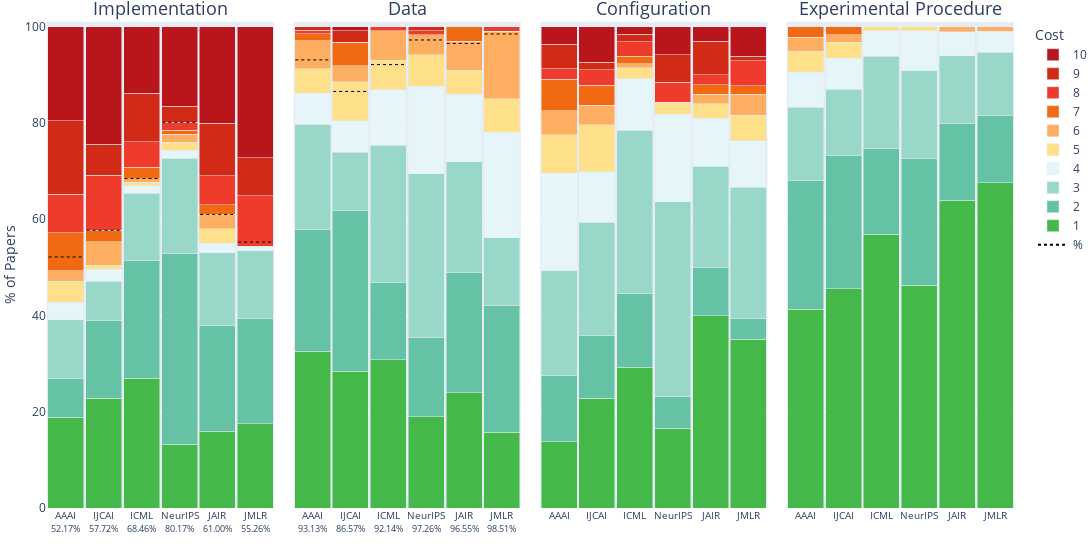

The notebook cell saved with this chart:
### Markdown cell above
## Plot the dimension per Venue

### Code cell
import pandas as pd
import plotly.express as px
import plotly.graph_objects as go

# Step 1: Melt DataFrame using your dimensions
melted_df = df.melt(
    id_vars='source',
    value_vars=dimensions,
    var_name='Dimension',
    value_name='Cost'
)

# Step 2: Count occurrences
counts = (
    melted_df
    .groupby(['Dimension', 'source', 'Cost'])
    .size()
    .reset_index(name='count')
)

# Step 3: Normalize per (Dimension, source)
counts['total'] = counts.groupby(['Dimension', 'source'])['count'].transform('sum')
counts['percentage'] = counts['count'] / counts['total'] * 100

# Step 4: Convert Cost to string for discrete coloring
counts['Cost_str'] = counts['Cost'].astype(str)

# Step 5: Custom color palette (green → red)
custom_colors = [
    "#45b84a", "#66c2a4", "#99d8c9", "#e5f5f9", "#fee08b",
    "#fdae61", "#f16913", "#ef3b2c", "#d12a17", "#b9161c",
]

# Step 6: Define orders
dimension_order = dimensions

# Step 7: Plot stacked normalized bar chart
fig = px.bar(
    counts,
    x='source',
    y='percentage',
    color='Cost_str',
    facet_col='Dimension',
    barmode='stack',
    color_discrete_sequence=custom_colors,
    category_orders={
        'source': source_order,
        'Cost_str': [str(i) for i in range(1, 11)],
        'Dimension': dimension_order
    },
    #title="Normalized Cost Distribution per Venue and Dimension"
    title=None,
)

# Step 9: Add dashed target lines for vars
implementation_rate = [df[df["source"] == source]["implementation_url"].mean() * 100 for source in source_order]
public_data_rate = [df[df["source"] == source]["public_data_fraction"].mean() * 100 for source in source_order]
# Alternative public data rate: The percentage of papers using atleast one or more public datasets?
#public_data_rate = [(df[df["source"] == source]["public_data_fraction"] > 0 ).mean() * 100 for source in source_order]

target_lines = pd.DataFrame({
    'source': source_order,
    'Implementation': implementation_rate,  # Replace with your actual target %
    'Data': public_data_rate,
})

# Melt to long form
target_long = target_lines.melt(
    id_vars='source',
    var_name='Dimension',
    value_name='target'
)

# Map Dimension to subplot index
facet_to_axis = {dim: i + 1 for i, dim in enumerate(dimension_order)}
source_pos = {label: i for i, label in enumerate(source_order)}
bargap = 0.01  # match your chart layout

# Add dashed line traces
first_line = True
for _, row in target_long.iterrows():
    dim = row['Dimension']
    if dim not in ['Implementation', 'Data']:
        continue

    facet_num = facet_to_axis[dim]
    xref = 'x' if facet_num == 1 else f'x{facet_num}'
    yref = 'y' if facet_num == 1 else f'y{facet_num}'

    pos = source_pos[row['source']]
    #total = len(source_order)

    # Convert categorical position to domain (0–1 range)
    x0 = (pos - 0.455)# / total
    x1 = (pos + 0.455)# / total

    fig.add_shape(
        type='line',
        x0=x0,
        x1=x1,
        y0=row['target'],
        y1=row['target'],
        xref=xref,
        yref=yref,
        line=dict(color='black', dash='dot', width=1, ),
        layer='above',
    )
    fig.add_trace(go.Scatter(
        x=[row['source'], row['source']],
        y=[row['target'], row['target']],
        mode='lines',
        line=dict(
            color='black',
            dash='dot',   # or 'dash', 'longdash', etc.
            width=2
        ),
        name='%',           # this adds it to the legend
        showlegend=first_line,   # only show it once!
        legendrank=999,
        hovertext=f'{row['target']:.2f}% Public',
        hoverinfo='text',
        xaxis=xref,
        yaxis=yref
    ))
    first_line = False

# Suppose you already calculated your percentage lines as:
# perc_dict = {
#   "Dimension1": {"SourceA": 34.56, "SourceB": 22.10, ...},
#   "Dimension2": {...}
# }

for i, dim in enumerate(dimensions[:2], start=1):  # first two subplots only
    percentages = implementation_rate if i == 1 else public_data_rate

    # Build new tick labels with percentages
    new_labels = {
        src: f"{src}<br><span style='font-size:9px'>{val:.2f}%</span>" for src, val in zip(source_order, percentages)
    }

    # Apply to subplot i
    fig.update_xaxes(
        ticktext=list(new_labels.values()),
        tickvals=list(new_labels.keys()),
        #tickfont=dict(size=10),  # smaller font size for readability
        tickangle=0,
        row=1, col=i
    )



# Step 8: Clean layout and reverse legend
fig.update_layout(
    legend_traceorder="reversed",
    bargap=0.05,
    xaxis_title="",
    yaxis_title="% of Papers",
    legend_title="Cost",
    width=1600,
)

for annotation in fig.layout.annotations:
    if annotation.text.startswith("Dimension="):
        annotation.text = annotation.text.replace("Dimension=", "")
    annotation.font.size = 18  # ← increase title font size here

# Remove all facet x-axis titles
fig.for_each_xaxis(lambda ax: ax.update(title_text=""))

fig.update_layout(
    margin={'t': 22,'l': 1,'b': 0,'r': 1}
)
fig.update_xaxes(tickfont=dict(size=10))
fig.update_yaxes(range=[0, 101])

fig.write_image("latex/plots/total_dataset_summary.pdf", width=1200)

# Final render
fig.show()

### Figure 1 — Plotly figure (JSON) as saved in the notebook; plotly's stock layout.template omitted (floating-point values rounded to 4 significant figures)
{"data": [{"hovertemplate": "Cost_str=1<br>Dimension=Implementation<br>source=%{x}<br>percentage=%{y}<extra></extra>", "legendgroup": "1", "marker": {"color": "#45b84a", "pattern": {"shape": ""}}, "name": "1", "orientation": "v", "showlegend": true, "textposition": "auto", "type": "bar", "x": ["AAAI", "IJCAI", "ICML", "NeurIPS", "JAIR", "JMLR"], "xaxis": "x", "y": [18.84, 22.76, 26.92, 13.22, 16.0, 17.54], "yaxis": "y"}, {"hovertemplate": "Cost_str=1<br>Dimension=Data<br>source=%{x}<br>percentage=%{y}<extra></extra>", "legendgroup": "1", "marker": {"color": "#45b84a", "pattern": {"shape": ""}}, "name": "1", "orientation": "v", "showlegend": false, "textposition": "auto", "type": "bar", "x": ["AAAI", "IJCAI", "ICML", "NeurIPS", "JAIR", "JMLR"], "xaxis": "x2", "y": [32.61, 28.46, 30.77, 19.01, 24.0, 15.79], "yaxis": "y2"}, {"hovertemplate": "Cost_str=1<br>Dimension=Configuration<br>source=%{x}<br>percentage=%{y}<extra></extra>", "legendgroup": "1", "marker": {"color": "#45b84a", "pattern": {"shape": ""}}, "name": "1", "orientation": "v", "showlegend": false, "textposition": "auto", "type": "bar", "x": ["AAAI", "IJCAI", "ICML", "NeurIPS", "JAIR", "JMLR"], "xaxis": "x3", "y": [13.77, 22.76, 29.23, 16.53, 40.0, 35.09], "yaxis": "y3"}, {"hovertemplate": "Cost_str=1<br>Dimension=Experimental Procedure<br>source=%{x}<br>percentage=%{y}<extra></extra>", "legendgroup": "1", "marker": {"color": "#45b84a", "pattern": {"shape": ""}}, "name": "1", "orientation": "v", "showlegend": false, "textposition": "auto", "type": "bar", "x": ["AAAI", "IJCAI", "ICML", "NeurIPS", "JAIR", "JMLR"], "xaxis": "x4", "y": [41.3, 45.53, 56.92, 46.28, 64.0, 67.54], "yaxis": "y4"}, {"hovertemplate": "Cost_str=2<br>Dimension=Implementation<br>source=%{x}<br>percentage=%{y}<extra></extra>", "legendgroup": "2", "marker": {"color": "#66c2a4", "pattern": {"shape": ""}}, "name": "2", "orientation": "v", "showlegend": true, "textposition": "auto", "type": "bar", "x": ["AAAI", "IJCAI", "ICML", "NeurIPS", "JAIR", "JMLR"], "xaxis": "x", "y": [7.971, 16.26, 24.62, 39.67, 22.0, 21.93], "yaxis": "y"}, {"hovertemplate": "Cost_str=2<br>Dimension=Data<br>source=%{x}<br>percentage=%{y}<extra></extra>", "legendgroup": "2", "marker": {"color": "#66c2a4", "pattern": {"shape": ""}}, "name": "2", "orientation": "v", "showlegend": false, "textposition": "auto", "type": "bar", "x": ["AAAI", "IJCAI", "ICML", "NeurIPS", "JAIR", "JMLR"], "xaxis": "x2", "y": [25.36, 33.33, 16.15, 16.53, 25.0, 26.32], "yaxis": "y2"}, {"hovertemplate": "Cost_str=2<br>Dimension=Configuration<br>source=%{x}<br>percentage=%{y}<extra></extra>", "legendgroup": "2", "marker": {"color": "#66c2a4", "pattern": {"shape": ""}}, "name": "2", "orientation": "v", "showlegend": false, "textposition": "auto", "type": "bar", "x": ["AAAI", "IJCAI", "ICML", "NeurIPS", "JAIR", "JMLR"], "xaxis": "x3", "y": [13.77, 13.01, 15.38, 6.612, 10.0, 4.386], "yaxis": "y3"}, {"hovertemplate": "Cost_str=2<br>Dimension=Experimental Procedure<br>source=%{x}<br>percentage=%{y}<extra></extra>", "legendgroup": "2", "marker": {"color": "#66c2a4", "pattern": {"shape": ""}}, "name": "2", "orientation": "v", "showlegend": false, "textposition": "auto", "type": "bar", "x": ["AAAI", "IJCAI", "ICML", "NeurIPS", "JAIR", "JMLR"], "xaxis": "x4", "y": [26.81, 27.64, 17.69, 26.45, 16.0, 14.04], "yaxis": "y4"}, {"hovertemplate": "Cost_str=3<br>Dimension=Implementation<br>source=%{x}<br>percentage=%{y}<extra></extra>", "legendgroup": "3", "marker": {"color": "#99d8c9", "pattern": {"shape": ""}}, "name": "3", "orientation": "v", "showlegend": true, "textposition": "auto", "type": "bar", "x": ["AAAI", "IJCAI", "ICML", "NeurIPS", "JAIR", "JMLR"], "xaxis": "x", "y": [12.32, 8.13, 13.85, 19.83, 15.0, 14.04], "yaxis": "y"}, {"hovertemplate": "Cost_str=3<br>Dimension=Data<br>source=%{x}<br>percentage=%{y}<extra></extra>", "legendgroup": "3", "marker": {"color": "#99d8c9", "pattern": {"shape": ""}}, "name": "3", "orientation": "v", "showlegend": false, "textposition": "auto", "type": "bar", "x": ["AAAI", "IJCAI", "ICML", "NeurIPS", "JAIR", "JMLR"], "xaxis": "x2", "y": [21.74, 12.2, 28.46, 33.88, 23.0, 14.04], "yaxis": "y2"}, {"hovertemplate": "Cost_str=3<br>Dimension=Configuration<br>source=%{x}<br>percentage=%{y}<extra></extra>", "legendgroup": "3", "marker": {"color": "#99d8c9", "pattern": {"shape": ""}}, "name": "3", "orientation": "v", "showlegend": false, "textposition": "auto", "type": "bar", "x": ["AAAI", "IJCAI", "ICML", "NeurIPS", "JAIR", "JMLR"], "xaxis": "x3", "y": [21.74, 23.58, 33.85, 40.5, 21.0, 27.19], "yaxis": "y3"}, {"hovertemplate": "Cost_str=3<br>Dimension=Experimental Procedure<br>source=%{x}<br>percentage=%{y}<extra></extra>", "legendgroup": "3", "marker": {"color": "#99d8c9", "pattern": {"shape": ""}}, "name": "3", "orientation": "v", "showlegend": false, "textposition": "auto", "type": "bar", "x": ["AAAI", "IJCAI", "ICML", "NeurIPS", "JAIR", "JMLR"], "xaxis": "x4", "y": [15.22, 13.82, 19.23, 18.18, 14.0, 13.16], "yaxis": "y4"}, {"hovertemplate": "Cost_str=4<br>Dimension=Implementation<br>source=%{x}<br>percentage=%{y}<extra></extra>", "legendgroup": "4", "marker": {"color": "#e5f5f9", "pattern": {"shape": ""}}, "name": "4", "orientation": "v", "showlegend": true, "textposition": "auto", "type": "bar", "x": ["AAAI", "IJCAI", "ICML", "NeurIPS", "JAIR", "JMLR"], "xaxis": "x", "y": [3.623, 2.439, 1.538, 1.653, 2.0, 0.8772], "yaxis": "y"}, {"hovertemplate": "Cost_str=4<br>Dimension=Data<br>source=%{x}<br>percentage=%{y}<extra></extra>", "legendgroup": "4", "marker": {"color": "#e5f5f9", "pattern": {"shape": ""}}, "name": "4", "orientation": "v", "showlegend": false, "textposition": "auto", "type": "bar", "x": ["AAAI", "IJCAI", "ICML", "NeurIPS", "JAIR", "JMLR"], "xaxis": "x2", "y": [6.522, 6.504, 11.54, 18.18, 14.0, 21.93], "yaxis": "y2"}, {"hovertemplate": "Cost_str=4<br>Dimension=Configuration<br>source=%{x}<br>percentage=%{y}<extra></extra>", "legendgroup": "4", "marker": {"color": "#e5f5f9", "pattern": {"shape": ""}}, "name": "4", "orientation": "v", "showlegend": false, "textposition": "auto", "type": "bar", "x": ["AAAI", "IJCAI", "ICML", "NeurIPS", "JAIR", "JMLR"], "xaxis": "x3", "y": [20.29, 10.57, 10.77, 18.18, 10.0, 9.649], "yaxis": "y3"}, {"hovertemplate": "Cost_str=4<br>Dimension=Experimental Procedure<br>source=%{x}<br>percentage=%{y}<extra></extra>", "legendgroup": "4", "marker": {"color": "#e5f5f9", "pattern": {"shape": ""}}, "name": "4", "orientation": "v", "showlegend": false, "textposition": "auto", "type": "bar", "x": ["AAAI", "IJCAI", "ICML", "NeurIPS", "JAIR", "JMLR"], "xaxis": "x4", "y": [7.246, 6.504, 5.385, 8.264, 5.0, 4.386], "yaxis": "y4"}, {"hovertemplate": "Cost_str=5<br>Dimension=Implementation<br>source=%{x}<br>percentage=%{y}<extra></extra>", "legendgroup": "5", "marker": {"color": "#fee08b", "pattern": {"shape": ""}}, "name": "5", "orientation": "v", "showlegend": true, "textposition": "auto", "type": "bar", "x": ["AAAI", "IJCAI", "ICML", "NeurIPS", "JAIR", "JMLR"], "xaxis": "x", "y": [4.348, 0.813, 0.7692, 1.653, 3.0, 0.0], "yaxis": "y"}, {"hovertemplate": "Cost_str=5<br>Dimension=Data<br>source=%{x}<br>percentage=%{y}<extra></extra>", "legendgroup": "5", "marker": {"color": "#fee08b", "pattern": {"shape": ""}}, "name": "5", "orientation": "v", "showlegend": false, "textposition": "auto", "type": "bar", "x": ["AAAI", "IJCAI", "ICML", "NeurIPS", "JAIR", "JMLR"], "xaxis": "x2", "y": [5.072, 8.13, 6.154, 6.612, 5.0, 7.018], "yaxis": "y2"}, {"hovertemplate": "Cost_str=5<br>Dimension=Configuration<br>source=%{x}<br>percentage=%{y}<extra></extra>", "legendgroup": "5", "marker": {"color": "#fee08b", "pattern": {"shape": ""}}, "name": "5", "orientation": "v", "showlegend": false, "textposition": "auto", "type": "bar", "x": ["AAAI", "IJCAI", "ICML", "NeurIPS", "JAIR", "JMLR"], "xaxis": "x3", "y": [7.971, 9.756, 2.308, 2.479, 3.0, 5.263], "yaxis": "y3"}, {"hovertemplate": "Cost_str=5<br>Dimension=Experimental Procedure<br>source=%{x}<br>percentage=%{y}<extra></extra>", "legendgroup": "5", "marker": {"color": "#fee08b", "pattern": {"shape": ""}}, "name": "5", "orientation": "v", "showlegend": false, "textposition": "auto", "type": "bar", "x": ["AAAI", "IJCAI", "ICML", "NeurIPS", "JAIR", "JMLR"], "xaxis": "x4", "y": [4.348, 3.252, 0.7692, 0.8264, 0.0, 0.0], "yaxis": "y4"}, {"hovertemplate": "Cost_str=6<br>Dimension=Implementation<br>source=%{x}<br>percentage=%{y}<extra></extra>", "legendgroup": "6", "marker": {"color": "#fdae61", "pattern": {"shape": ""}}, "name": "6", "orientation": "v", "showlegend": true, "textposition": "auto", "type": "bar", "x": ["AAAI", "IJCAI", "ICML", "NeurIPS", "JAIR", "JMLR"], "xaxis": "x", "y": [2.174, 4.878, 0.7692, 1.653, 3.0, 0.0], "yaxis": "y"}, {"hovertemplate": "Cost_str=6<br>Dimension=Data<br>source=%{x}<br>percentage=%{y}<extra></extra>", "legendgroup": "6", "marker": {"color": "#fdae61", "pattern": {"shape": ""}}, "name": "6", "orientation": "v", "showlegend": false, "textposition": "auto", "type": "bar", "x": ["AAAI", "IJCAI", "ICML", "NeurIPS", "JAIR", "JMLR"], "xaxis": "x2", "y": [5.797, 3.252, 6.154, 4.132, 6.0, 14.04], "yaxis": "y2"}, {"hovertemplate": "Cost_str=6<br>Dimension=Configuration<br>source=%{x}<br>percentage=%{y}<extra></extra>", "legendgroup": "6", "marker": {"color": "#fdae61", "pattern": {"shape": ""}}, "name": "6", "orientation": "v", "showlegend": false, "textposition": "auto", "type": "bar", "x": ["AAAI", "IJCAI", "ICML", "NeurIPS", "JAIR", "JMLR"], "xaxis": "x3", "y": [5.072, 4.065, 0.7692, 0.0, 2.0, 4.386], "yaxis": "y3"}, {"hovertemplate": "Cost_str=6<br>Dimension=Experimental Procedure<br>source=%{x}<br>percentage=%{y}<extra></extra>", "legendgroup": "6", "marker": {"color": "#fdae61", "pattern": {"shape": ""}}, "name": "6", "orientation": "v", "showlegend": false, "textposition": "auto", "type": "bar", "x": ["AAAI", "IJCAI", "ICML", "NeurIPS", "JAIR", "JMLR"], "xaxis": "x4", "y": [2.899, 1.626, 0.0, 0.0, 1.0, 0.8772], "yaxis": "y4"}, {"hovertemplate": "Cost_str=7<br>Dimension=Implementation<br>source=%{x}<br>percentage=%{y}<extra></extra>", "legendgroup": "7", "marker": {"color": "#f16913", "pattern": {"shape": ""}}, "name": "7", "orientation": "v", "showlegend": true, "textposition": "auto", "type": "bar", "x": ["AAAI", "IJCAI", "ICML", "NeurIPS", "JAIR", "JMLR"], "xaxis": "x", "y": [7.971, 2.439, 2.308, 0.8264, 2.0, 0.0], "yaxis": "y"}, {"hovertemplate": "Cost_str=7<br>Dimension=Data<br>source=%{x}<br>percentage=%{y}<extra></extra>", "legendgroup": "7", "marker": {"color": "#f16913", "pattern": {"shape": ""}}, "name": "7", "orientation": "v", "showlegend": false, "textposition": "auto", "type": "bar", "x": ["AAAI", "IJCAI", "ICML", "NeurIPS", "JAIR", "JMLR"], "xaxis": "x2", "y": [1.449, 4.878, 0.0, 0.0, 3.0, 0.0], "yaxis": "y2"}, {"hovertemplate": "Cost_str=7<br>Dimension=Configuration<br>source=%{x}<br>percentage=%{y}<extra></extra>", "legendgroup": "7", "marker": {"color": "#f16913", "pattern": {"shape": ""}}, "name": "7", "orientation": "v", "showlegend": false, "textposition": "auto", "type": "bar", "x": ["AAAI", "IJCAI", "ICML", "NeurIPS", "JAIR", "JMLR"], "xaxis": "x3", "y": [6.522, 4.065, 1.538, 0.0, 2.0, 1.754], "yaxis": "y3"}, {"hovertemplate": "Cost_str=7<br>Dimension=Experimental Procedure<br>source=%{x}<br>percentage=%{y}<extra></extra>", "legendgroup": "7", "marker": {"color": "#f16913", "pattern": {"shape": ""}}, "name": "7", "orientation": "v", "showlegend": false, "textposition": "auto", "type": "bar", "x": ["AAAI", "IJCAI", "ICML", "NeurIPS", "JAIR", "JMLR"], "xaxis": "x4", "y": [2.174, 1.626, 0.0, 0.0, 0.0, 0.0], "yaxis": "y4"}, {"hovertemplate": "Cost_str=8<br>Dimension=Implementation<br>source=%{x}<br>percentage=%{y}<extra></extra>", "legendgroup": "8", "marker": {"color": "#ef3b2c", "pattern": {"shape": ""}}, "name": "8", "orientation": "v", "showlegend": true, "textposition": "auto", "type": "bar", "x": ["AAAI", "IJCAI", "ICML", "NeurIPS", "JAIR", "JMLR"], "xaxis": "x", "y": [7.971, 11.38, 5.385, 1.653, 6.0, 10.53], "yaxis": "y"}, {"hovertemplate": "Cost_str=8<br>Dimension=Data<br>source=%{x}<br>percentage=%{y}<extra></extra>", "legendgroup": "8", "marker": {"color": "#ef3b2c", "pattern": {"shape": ""}}, "name": "8", "orientation": "v", "showlegend": false, "textposition": "auto", "type": "bar", "x": ["AAAI", "IJCAI", "ICML", "NeurIPS", "JAIR", "JMLR"], "xaxis": "x2", "y": [0.7246, 0.0, 0.7692, 0.8264, 0.0, 0.8772], "yaxis": "y2"}, {"hovertemplate": "Cost_str=8<br>Dimension=Configuration<br>source=%{x}<br>percentage=%{y}<extra></extra>", "legendgroup": "8", "marker": {"color": "#ef3b2c", "pattern": {"shape": ""}}, "name": "8", "orientation": "v", "showlegend": false, "textposition": "auto", "type": "bar", "x": ["AAAI", "IJCAI", "ICML", "NeurIPS", "JAIR", "JMLR"], "xaxis": "x3", "y": [2.174, 3.252, 3.077, 4.132, 2.0, 5.263], "yaxis": "y3"}, {"hovertemplate": "Cost_str=8<br>Dimension=Experimental Procedure<br>source=%{x}<br>percentage=%{y}<extra></extra>", "legendgroup": "8", "marker": {"color": "#ef3b2c", "pattern": {"shape": ""}}, "name": "8", "orientation": "v", "showlegend": false, "textposition": "auto", "type": "bar", "x": ["AAAI", "IJCAI", "ICML", "NeurIPS", "JAIR", "JMLR"], "xaxis": "x4", "y": [0.0, 0.0, 0.0, 0.0, 0.0, 0.0], "yaxis": "y4"}, {"hovertemplate": "Cost_str=9<br>Dimension=Implementation<br>source=%{x}<br>percentage=%{y}<extra></extra>", "legendgroup": "9", "marker": {"color": "#d12a17", "pattern": {"shape": ""}}, "name": "9", "orientation": "v", "showlegend": true, "textposition": "auto", "type": "bar", "x": ["AAAI", "IJCAI", "ICML", "NeurIPS", "JAIR", "JMLR"], "xaxis": "x", "y": [15.22, 6.504, 10.0, 3.306, 11.0, 7.895], "yaxis": "y"}, {"hovertemplate": "Cost_str=9<br>Dimension=Data<br>source=%{x}<br>percentage=%{y}<extra></extra>", "legendgroup": "9", "marker": {"color": "#d12a17", "pattern": {"shape": ""}}, "name": "9", "orientation": "v", "showlegend": false, "textposition": "auto", "type": "bar", "x": ["AAAI", "IJCAI", "ICML", "NeurIPS", "JAIR", "JMLR"], "xaxis": "x2", "y": [0.7246, 2.439, 0.0, 0.8264, 0.0, 0.0], "yaxis": "y2"}, {"hovertemplate": "Cost_str=9<br>Dimension=Configuration<br>source=%{x}<br>percentage=%{y}<extra></extra>", "legendgroup": "9", "marker": {"color": "#d12a17", "pattern": {"shape": ""}}, "name": "9", "orientation": "v", "showlegend": false, "textposition": "auto", "type": "bar", "x": ["AAAI", "IJCAI", "ICML", "NeurIPS", "JAIR", "JMLR"], "xaxis": "x3", "y": [5.072, 1.626, 1.538, 5.785, 7.0, 0.8772], "yaxis": "y3"}, {"hovertemplate": "Cost_str=9<br>Dimension=Experimental Procedure<br>source=%{x}<br>percentage=%{y}<extra></extra>", "legendgroup": "9", "marker": {"color": "#d12a17", "pattern": {"shape": ""}}, "name": "9", "orientation": "v", "showlegend": false, "textposition": "auto", "type": "bar", "x": ["AAAI", "IJCAI", "ICML", "NeurIPS", "JAIR", "JMLR"], "xaxis": "x4", "y": [0.0, 0.0, 0.0, 0.0, 0.0, 0.0], "yaxis": "y4"}, {"hovertemplate": "Cost_str=10<br>Dimension=Implementation<br>source=%{x}<br>percentage=%{y}<extra></extra>", "legendgroup": "10", "marker": {"color": "#b9161c", "pattern": {"shape": ""}}, "name": "10", "orientation": "v", "showlegend": true, "textposition": "auto", "type": "bar", "x": ["AAAI", "IJCAI", "ICML", "NeurIPS", "JAIR", "JMLR"], "xaxis": "x", "y": [19.57, 24.39, 13.85, 16.53, 20.0, 27.19], "yaxis": "y"}, {"hovertemplate": "Cost_str=10<br>Dimension=Data<br>source=%{x}<br>percentage=%{y}<extra></extra>", "legendgroup": "10", "marker": {"color": "#b9161c", "pattern": {"shape": ""}}, "name": "10", "orientation": "v", "showlegend": false, "textposition": "auto", "type": "bar", "x": ["AAAI", "IJCAI", "ICML", "NeurIPS", "JAIR", "JMLR"], "xaxis": "x2", "y": [0.0, 0.813, 0.0, 0.0, 0.0, 0.0], "yaxis": "y2"}, {"hovertemplate": "Cost_str=10<br>Dimension=Configuration<br>source=%{x}<br>percentage=%{y}<extra></extra>", "legendgroup": "10", "marker": {"color": "#b9161c", "pattern": {"shape": ""}}, "name": "10", "orientation": "v", "showlegend": false, "textposition": "auto", "type": "bar", "x": ["AAAI", "IJCAI", "ICML", "NeurIPS", "JAIR", "JMLR"], "xaxis": "x3", "y": [3.623, 7.317, 1.538, 5.785, 3.0, 6.14], "yaxis": "y3"}, {"hovertemplate": "Cost_str=10<br>Dimension=Experimental Procedure<br>source=%{x}<br>percentage=%{y}<extra></extra>", "legendgroup": "10", "marker": {"color": "#b9161c", "pattern": {"shape": ""}}, "name": "10", "orientation": "v", "showlegend": false, "textposition": "auto", "type": "bar", "x": ["AAAI", "IJCAI", "ICML", "NeurIPS", "JAIR", "JMLR"], "xaxis": "x4", "y": [0.0, 0.0, 0.0, 0.0, 0.0, 0.0], "yaxis": "y4"}, {"hoverinfo": "text", "hovertext": "52.17% Public", "legendrank": 999, "line": {"color": "black", "dash": "dot", "width": 2}, "mode": "lines", "name": "%", "showlegend": true, "type": "scatter", "x": ["AAAI", "AAAI"], "xaxis": "x", "y": [52.17, 52.17], "yaxis": "y"}, {"hoverinfo": "text", "hovertext": "57.72% Public", "legendrank": 999, "line": {"color": "black", "dash": "dot", "width": 2}, "mode": "lines", "name": "%", "showlegend": false, "type": "scatter", "x": ["IJCAI", "IJCAI"], "xaxis": "x", "y": [57.72, 57.72], "yaxis": "y"}, {"hoverinfo": "text", "hovertext": "68.46% Public", "legendrank": 999, "line": {"color": "black", "dash": "dot", "width": 2}, "mode": "lines", "name": "%", "showlegend": false, "type": "scatter", "x": ["ICML", "ICML"], "xaxis": "x", "y": [68.46, 68.46], "yaxis": "y"}, {"hoverinfo": "text", "hovertext": "80.17% Public", "legendrank": 999, "line": {"color": "black", "dash": "dot", "width": 2}, "mode": "lines", "name": "%", "showlegend": false, "type": "scatter", "x": ["NeurIPS", "NeurIPS"], "xaxis": "x", "y": [80.17, 80.17], "yaxis": "y"}, {"hoverinfo": "text", "hovertext": "61.00% Public", "legendrank": 999, "line": {"color": "black", "dash": "dot", "width": 2}, "mode": "lines", "name": "%", "showlegend": false, "type": "scatter", "x": ["JAIR", "JAIR"], "xaxis": "x", "y": [61, 61], "yaxis": "y"}, {"hoverinfo": "text", "hovertext": "55.26% Public", "legendrank": 999, "line": {"color": "black", "dash": "dot", "width": 2}, "mode": "lines", "name": "%", "showlegend": false, "type": "scatter", "x": ["JMLR", "JMLR"], "xaxis": "x", "y": [55.26, 55.26], "yaxis": "y"}, {"hoverinfo": "text", "hovertext": "93.13% Public", "legendrank": 999, "line": {"color": "black", "dash": "dot", "width": 2}, "mode": "lines", "name": "%", "showlegend": false, "type": "scatter", "x": ["AAAI", "AAAI"], "xaxis": "x2", "y": [93.13, 93.13], "yaxis": "y2"}, {"hoverinfo": "text", "hovertext": "86.57% Public", "legendrank": 999, "line": {"color": "black", "dash": "dot", "width": 2}, "mode": "lines", "name": "%", "showlegend": false, "type": "scatter", "x": ["IJCAI", "IJCAI"], "xaxis": "x2", "y": [86.57, 86.57], "yaxis": "y2"}, {"hoverinfo": "text", "hovertext": "92.14% Public", "legendrank": 999, "line": {"color": "black", "dash": "dot", "width": 2}, "mode": "lines", "name": "%", "showlegend": false, "type": "scatter", "x": ["ICML", "ICML"], "xaxis": "x2", "y": [92.14, 92.14], "yaxis": "y2"}, {"hoverinfo": "text", "hovertext": "97.26% Public", "legendrank": 999, "line": {"color": "black", "dash": "dot", "width": 2}, "mode": "lines", "name": "%", "showlegend": false, "type": "scatter", "x": ["NeurIPS", "NeurIPS"], "xaxis": "x2", "y": [97.26, 97.26], "yaxis": "y2"}, {"hoverinfo": "text", "hovertext": "96.55% Public", "legendrank": 999, "line": {"color": "black", "dash": "dot", "width": 2}, "mode": "lines", "name": "%", "showlegend": false, "type": "scatter", "x": ["JAIR", "JAIR"], "xaxis": "x2", "y": [96.55, 96.55], "yaxis": "y2"}, {"hoverinfo": "text", "hovertext": "98.51% Public", "legendrank": 999, "line": {"color": "black", "dash": "dot", "width": 2}, "mode": "lines", "name": "%", "showlegend": false, "type": "scatter", "x": ["JMLR", "JMLR"], "xaxis": "x2", "y": [98.51, 98.51], "yaxis": "y2"}], "layout": {"annotations": [{"font": {"size": 18}, "showarrow": false, "text": "Implementation", "x": 0.1175, "xanchor": "center", "xref": "paper", "y": 1, "yanchor": "bottom", "yref": "paper"}, {"font": {"size": 18}, "showarrow": false, "text": "Data", "x": 0.3725, "xanchor": "center", "xref": "paper", "y": 1, "yanchor": "bottom", "yref": "paper"}, {"font": {"size": 18}, "showarrow": false, "text": "Configuration", "x": 0.6275, "xanchor": "center", "xref": "paper", "y": 1, "yanchor": "bottom", "yref": "paper"}, {"font": {"size": 18}, "showarrow": false, "text": "Experimental Procedure", "x": 0.8825, "xanchor": "center", "xref": "paper", "y": 1, "yanchor": "bottom", "yref": "paper"}], "bargap": 0.05, "barmode": "stack", "legend": {"title": {"text": "Cost"}, "tracegroupgap": 0, "traceorder": "reversed"}, "margin": {"b": 0, "l": 1, "r": 1, "t": 22}, "shapes": [{"layer": "above", "line": {"color": "black", "dash": "dot", "width": 1}, "type": "line", "x0": -0.455, "x1": 0.455, "xref": "x", "y0": 52.17, "y1": 52.17, "yref": "y"}, {"layer": "above", "line": {"color": "black", "dash": "dot", "width": 1}, "type": "line", "x0": 0.545, "x1": 1.455, "xref": "x", "y0": 57.72, "y1": 57.72, "yref": "y"}, {"layer": "above", "line": {"color": "black", "dash": "dot", "width": 1}, "type": "line", "x0": 1.545, "x1": 2.455, "xref": "x", "y0": 68.46, "y1": 68.46, "yref": "y"}, {"layer": "above", "line": {"color": "black", "dash": "dot", "width": 1}, "type": "line", "x0": 2.545, "x1": 3.455, "xref": "x", "y0": 80.17, "y1": 80.17, "yref": "y"}, {"layer": "above", "line": {"color": "black", "dash": "dot", "width": 1}, "type": "line", "x0": 3.545, "x1": 4.455, "xref": "x", "y0": 61, "y1": 61, "yref": "y"}, {"layer": "above", "line": {"color": "black", "dash": "dot", "width": 1}, "type": "line", "x0": 4.545, "x1": 5.455, "xref": "x", "y0": 55.26, "y1": 55.26, "yref": "y"}, {"layer": "above", "line": {"color": "black", "dash": "dot", "width": 1}, "type": "line", "x0": -0.455, "x1": 0.455, "xref": "x2", "y0": 93.13, "y1": 93.13, "yref": "y2"}, {"layer": "above", "line": {"color": "black", "dash": "dot", "width": 1}, "type": "line", "x0": 0.545, "x1": 1.455, "xref": "x2", "y0": 86.57, "y1": 86.57, "yref": "y2"}, {"layer": "above", "line": {"color": "black", "dash": "dot", "width": 1}, "type": "line", "x0": 1.545, "x1": 2.455, "xref": "x2", "y0": 92.14, "y1": 92.14, "yref": "y2"}, {"layer": "above", "line": {"color": "black", "dash": "dot", "width": 1}, "type": "line", "x0": 2.545, "x1": 3.455, "xref": "x2", "y0": 97.26, "y1": 97.26, "yref": "y2"}, {"layer": "above", "line": {"color": "black", "dash": "dot", "width": 1}, "type": "line", "x0": 3.545, "x1": 4.455, "xref": "x2", "y0": 96.55, "y1": 96.55, "yref": "y2"}, {"layer": "above", "line": {"color": "black", "dash": "dot", "width": 1}, "type": "line", "x0": 4.545, "x1": 5.455, "xref": "x2", "y0": 98.51, "y1": 98.51, "yref": "y2"}], "width": 1600, "xaxis": {"anchor": "y", "categoryarray": ["AAAI", "IJCAI", "ICML", "NeurIPS", "JAIR", "JMLR"], "categoryorder": "array", "domain": [0, 0.235], "tickangle": 0, "tickfont": {"size": 10}, "ticktext": ["AAAI<br><span style='font-size:9px'>52.17%</span>", "IJCAI<br><span style='font-size:9px'>57.72%</span>", "ICML<br><span style='font-size:9px'>68.46%</span>", "NeurIPS<br><span style='font-size:9px'>80.17%</span>", "JAIR<br><span style='font-size:9px'>61.00%</span>", "JMLR<br><span style='font-size:9px'>55.26%</span>"], "tickvals": ["AAAI", "IJCAI", "ICML", "NeurIPS", "JAIR", "JMLR"], "title": {"text": ""}}, "xaxis2": {"anchor": "y2", "categoryarray": ["AAAI", "IJCAI", "ICML", "NeurIPS", "JAIR", "JMLR"], "categoryorder": "array", "domain": [0.255, 0.49], "matches": "x", "tickangle": 0, "tickfont": {"size": 10}, "ticktext": ["AAAI<br><span style='font-size:9px'>93.13%</span>", "IJCAI<br><span style='font-size:9px'>86.57%</span>", "ICML<br><span style='font-size:9px'>92.14%</span>", "NeurIPS<br><span style='font-size:9px'>97.26%</span>", "JAIR<br><span style='font-size:9px'>96.55%</span>", "JMLR<br><span style='font-size:9px'>98.51%</span>"], "tickvals": ["AAAI", "IJCAI", "ICML", "NeurIPS", "JAIR", "JMLR"], "title": {"text": ""}}, "xaxis3": {"anchor": "y3", "categoryarray": ["AAAI", "IJCAI", "ICML", "NeurIPS", "JAIR", "JMLR"], "categoryorder": "array", "domain": [0.51, 0.745], "matches": "x", "tickfont": {"size": 10}, "title": {"text": ""}}, "xaxis4": {"anchor": "y4", "categoryarray": ["AAAI", "IJCAI", "ICML", "NeurIPS", "JAIR", "JMLR"], "categoryorder": "array", "domain": [0.765, 1.0], "matches": "x", "tickfont": {"size": 10}, "title": {"text": ""}}, "yaxis": {"anchor": "x", "domain": [0, 1], "range": [0, 101], "title": {"text": "% of Papers"}}, "yaxis2": {"anchor": "x2", "domain": [0, 1], "matches": "y", "range": [0, 101], "showticklabels": false}, "yaxis3": {"anchor": "x3", "domain": [0, 1], "matches": "y", "range": [0, 101], "showticklabels": false}, "yaxis4": {"anchor": "x4", "domain": [0, 1], "matches": "y", "range": [0, 101], "showticklabels": false}}}
